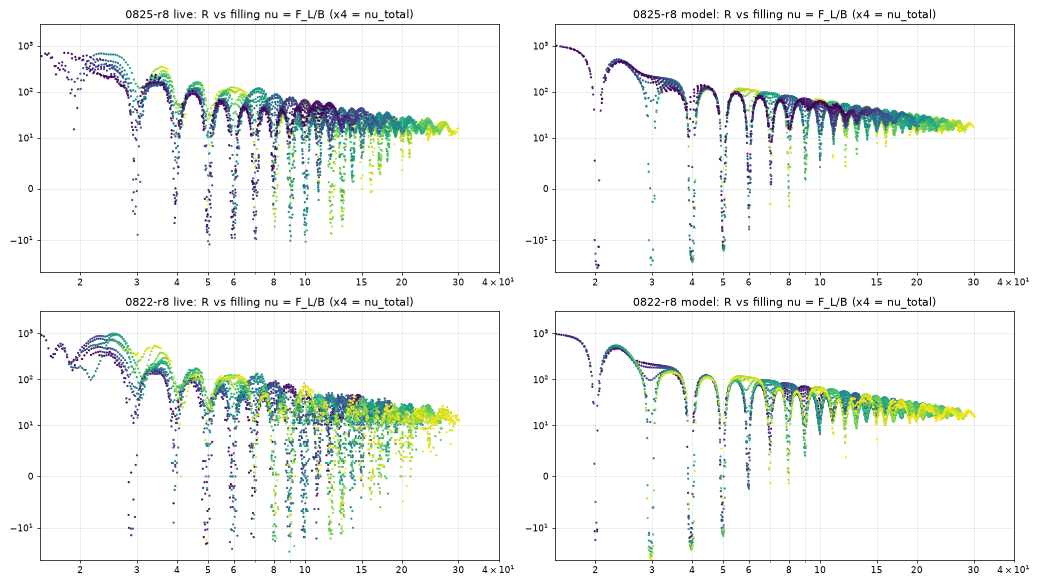

The Python source for this figure:
import sys, json, numpy as np
sys.path.insert(0, '/data/sharpelab/hera-data/vti02-fan-scoring-v2/live-check'); sys.path.insert(0, '..'); sys.path.insert(0, '.')
from load import load
import vti02_sim as vs
from compare import fan_settings
import matplotlib; matplotlib.use('Agg'); import matplotlib.pyplot as plt
p = json.load(open(sys.argv[1])); p = p.get('params', p)
fig, axs = plt.subplots(2, 2, figsize=(16, 9))
for k, (nm, s) in enumerate((('0825-r8', p['s825']), ('0822-r8', p['s822']))):
    d = load(nm); st = fan_settings(d); B = d['B']
    Rc = vs._blur_rows(vs.clean_R(B, d['n'] * s, p, lambda nn: vs.observed_tones(nn, p['r0'], p['r1'])), vs.step_weights(st['delay'], st['tau']))
    nu = 10.3392 * d['n'][None, :] * s / B[:, None] * 1.0
    for ax, R, t in ((axs[k, 0], d['R'], 'live'), (axs[k, 1], Rc, 'model')):
        sc = ax.scatter(nu.ravel(), R.ravel(), c=np.broadcast_to(d['n'], R.shape).ravel(), s=2, cmap='viridis')
        ax.set_xscale('log'); ax.set_yscale('symlog', linthresh=10); ax.set_xlim(1.5, 40); ax.set_ylim(-50, 3000)
        ax.set_title(f'{nm} {t}: R vs filling nu = F_L/B (x4 = nu_total)'); ax.grid(True, which='both', alpha=0.3)
        ax.set_xticks([2, 3, 4, 5, 6, 8, 10, 15, 20, 30]); ax.set_xticklabels([2, 3, 4, 5, 6, 8, 10, 15, 20, 30])
fig.tight_layout(); fig.savefig('nuplot.png', dpi=65)
